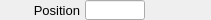
    <widget class="PyDMFrame" name="composite_1">
      <property name="geometry">
        <rect>
          <x>715</x>
          <y>70</y>
          <width>211</width>
          <height>20</height>
        </rect>
      </property>
      <widget class="QLabel" name="text_15">
        <property name="geometry">
          <rect>
            <x>0</x>
            <y>0</y>
            <width>80</width>
            <height>20</height>
          </rect>
        </property>
        <property name="text">
          <string>Position</string>
        </property>
        <property name="font" stdset="0">
          <font>
            <pointsize>10</pointsize>
          </font>
        </property>
        <property name="brush" stdset="0">
          <brush brushstyle="SolidPattern">
            <color alpha="255">
              <red>0</red>
              <green>0</green>
              <blue>0</blue>
            </color>
          </brush>
        </property>
        <property name="toolTip">
          <string>text_15</string>
        </property>
        <property name="alignment">
          <set>Qt::AlignRight|Qt::AlignTrailing|Qt::AlignVCenter</set>
        </property>
        <property name="styleSheet">
          <string notr="true">QLabel#text_15 {
  color: rgb(0, 0, 0);
  }</string>
        </property>
      </widget>
      <widget class="PyDMLineEdit" name="text_entry_6">
        <property name="geometry">
          <rect>
            <x>85</x>
            <y>0</y>
            <width>60</width>
            <height>20</height>
          </rect>
        </property>
        <property name="channel" stdset="0">
          <string>ca://${prefix}PositionY</string>
        </property>
        <property name="toolTip">
          <string>${prefix}PositionY</string>
        </property>
        <property name="font" stdset="0">
          <font>
            <pointsize>10</pointsize>
          </font>
        </property>
        <property name="styleSheet">
          <string notr="true">PyDMLineEdit#text_entry_6 {
  color: rgb(0, 0, 0);
  background-color: rgb(115, 223, 255);
  border: 1px solid black;
  margin: 0px;
  padding: 0px;
  spacing: 0px;
  }</string>
        </property>
      </widget>
      <widget class="PyDMLabel" name="text_update_6">
        <property name="geometry">
          <rect>
            <x>150</x>
            <y>1</y>
            <width>61</width>
            <height>18</height>
          </rect>
        </property>
        <property name="toolTip">
          <string>PV: ${prefix}PositionY_RBV</string>
        </property>
        <property name="channel" stdset="0">
          <string>ca://${prefix}PositionY_RBV</string>
        </property>
        <property name="font" stdset="0">
          <font>
            <pointsize>10</pointsize>
          </font>
        </property>
        <property name="alignment">
          <set>Qt::AlignCenter</set>
        </property>
        <property name="textInteractionFlags">
          <set>Qt::TextSelectableByKeyboard|Qt::TextSelectableByMouse</set>
        </property>
        <property name="styleSheet">
          <string notr="true">PyDMLabel#text_update_6 {
  color: rgb(10, 0, 184);
  background-color: rgb(187, 187, 187);
  }</string>
        </property>
      </widget>
    </widget>
